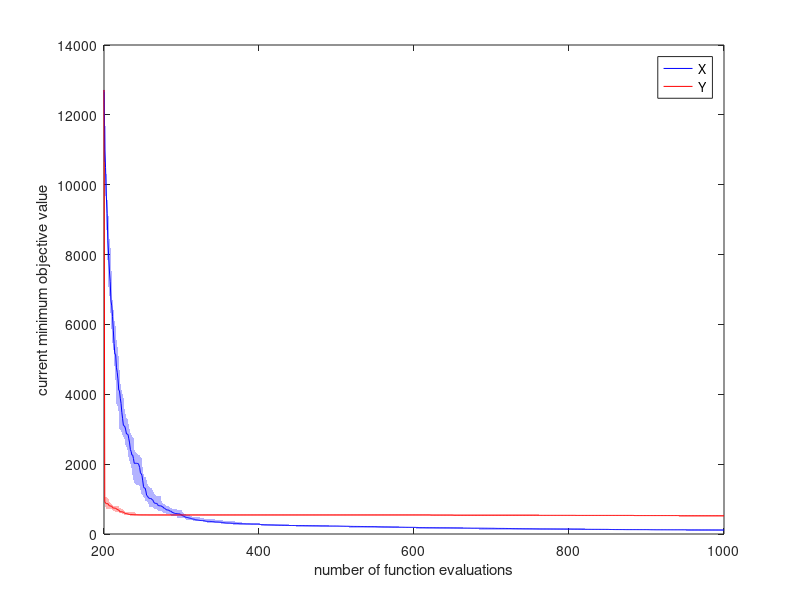

MATLAB code for this plot: (Note: this script raises an error after producing the figure.)
clearvars;clc;close all;
load('optimization_result_f2.mat');

median_0 = prctile(fmin0,50,2);
lower_0 = prctile(fmin0,25,2);
upper_0 = prctile(fmin0,75,2);

median_1 = prctile(fmin1,50,2);
lower_1 = prctile(fmin1,25,2);
upper_1 = prctile(fmin1,75,2);

figure;
plot(200:1000,median_0,'b'); hold on;
plot(200:1000,median_1,'r');
h = fill([(200:1000)';(1000:-1:200)'],[lower_0;upper_0(end:-1:1)],'b');
set(h,'edgealpha',0,'facealpha',0.3);
h = fill([(200:1000)';(1000:-1:200)'],[lower_1;upper_1(end:-1:1)],'r');
set(h,'edgealpha',0,'facealpha',0.3);
xlabel('number of function evaluations');
ylabel('current minimum objective value');
legend('X', 'Y');

writematrix([(200:1000)',median_0,median_1],'result_f1.dat','delimiter','\t');
writematrix([[(200:1000)';(1000:-1:200)'],[lower_0;upper_0(end:-1:1)],...
    [lower_1;upper_1(end:-1:1)]],'result_f1_fill.dat','delimiter','\t');